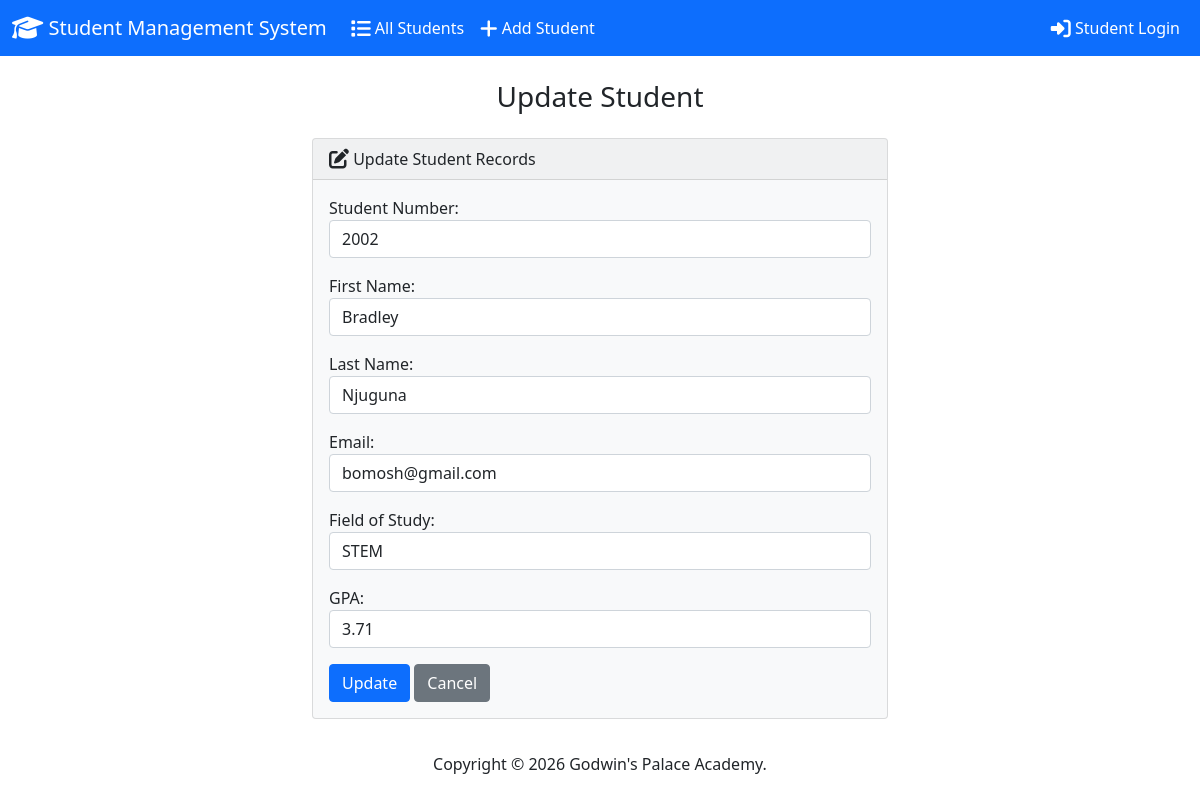
Page /edit/2/ on the committed database.
### students/models.py (models this page shows, shortened)
class Student(models.Model):
    student_number = models.IntegerField(unique=True)
    first_name = models.CharField(max_length=100)
    last_name = models.CharField(max_length=100)
    email = models.EmailField()
    field_of_study = models.CharField(max_length=100)
    gpa = models.FloatField()
    password = models.CharField(max_length=128, default='student123')
    class Meta:
        ordering = ['last_name', 'first_name']

### students/views.py (the view)
# urls.py: path('edit/<int:id>/', views.edit, name='edit'),
def edit(request, id):
  if request.method == 'POST':
    student = Student.objects.get(pk=id)
    form = StudentForm(request.POST, instance=student)
    if form.is_valid():
      form.save()
      try:
        login_url = request.build_absolute_uri(reverse('student_login'))
        send_mail(
          subject='Your Student Record Has Been Updated',
          message=f'Hello {student.first_name} {student.last_name},\n\nYour student record has been updated.\n\nStudent Number: {student.student_number}\nField of Study: {student.field_of_study}\nGPA: {student.gpa}\n\nView your updated information:\n{login_url}\n\nBest regards,\nGodwin\'s Palace Academy',
          from_email=settings.DEFAULT_FROM_EMAIL,
          recipient_list=[student.email],
          fail_silently=False,
        )
      except Exception as e:
        print(f"Email sending failed: {e}")
      return render(request, 'students/edit.html', {
        'form': form,
        'success': True
      })
  else:
    student = Student.objects.get(pk=id)
    form = StudentForm(instance=student)
  return render(request, 'students/edit.html', {
    'form': form
  })

### students/forms.py
class StudentForm(forms.ModelForm):
  class Meta:
    model = Student
    fields = ['student_number', 'first_name', 'last_name', 'email', 'field_of_study', 'gpa']
    labels = {
      'student_number': 'Student Number',
      'first_name': 'First Name',
      'last_name': 'Last Name',
      'email': 'Email',
      'field_of_study': 'Field of Study',
      'gpa': 'GPA'
    }
    widgets = {
      'student_number': forms.NumberInput(attrs={'class': 'form-control'}),
      'first_name': forms.TextInput(attrs={'class': 'form-control'}),
      'last_name': forms.TextInput(attrs={'class': 'form-control'}),
      'email': forms.EmailInput(attrs={'class': 'form-control'}),
      'field_of_study': forms.TextInput(attrs={'class': 'form-control'}),
      'gpa': forms.NumberInput(attrs={'class': 'form-control'}),
    }

### students/templates/students/edit.html (shortened to what this page needs)
{% extends "students/base.html" %}
{% block body %}
  <h3 class="text-center m-4">Update Student</h3>
  {% if success %}
    <div class="alert alert-success" role="alert">
      The student updated successfully.
      <a href="{% url 'index' %}" class="alert-link">Go to Home Page.</a>
    </div>
  {% else %}
    <div class="row justify-content-center">
      <div class="col-6">
        <div class="card bg-light mb-3">
          <div class="card-header">
            <i class="fa-solid fa-pen-to-square fa-lg"></i> Update Student Records
          </div>
          <div class="card-body">
            <form action="" method="POST">
              {{ form.as_p }}
              <button type="submit" class="btn btn-primary">Update</button>
              <a href="{% url 'index' %}" class="btn btn-secondary">Cancel</a>
            </form>
          </div>
        </div>
      </div>
    </div>
  {% endif %}
{% endblock %}

### rows in the picture
Student: student_number "2002", first_name "Bradley", last_name "Njuguna", email "bomosh@gmail.com", field_of_study "STEM", gpa "3.71"
